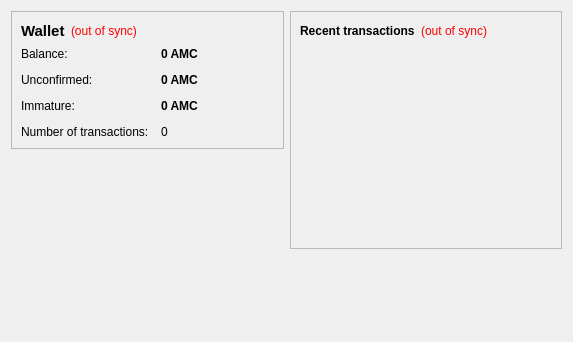
<?xml version="1.0" encoding="UTF-8"?>
<ui version="4.0">
 <class>OverviewPage</class>
 <widget class="QWidget" name="OverviewPage">
  <property name="geometry">
   <rect>
    <x>0</x>
    <y>0</y>
    <width>573</width>
    <height>342</height>
   </rect>
  </property>
  <property name="windowTitle">
   <string>Form</string>
  </property>
  <layout class="QHBoxLayout" name="horizontalLayout" stretch="1,1">
   <item>
    <layout class="QVBoxLayout" name="verticalLayout_2">
     <item>
      <widget class="QFrame" name="frame">
       <property name="frameShape">
        <enum>QFrame::StyledPanel</enum>
       </property>
       <property name="frameShadow">
        <enum>QFrame::Raised</enum>
       </property>
       <layout class="QVBoxLayout" name="verticalLayout_4">
        <item>
         <layout class="QHBoxLayout" name="horizontalLayout_4">
          <item>
           <widget class="QLabel" name="label_5">
            <property name="font">
             <font>
              <pointsize>11</pointsize>
              <weight>75</weight>
              <bold>true</bold>
             </font>
            </property>
            <property name="text">
             <string>Wallet</string>
            </property>
           </widget>
          </item>
          <item>
           <widget class="QLabel" name="labelWalletStatus">
            <property name="toolTip">
             <string>The displayed information may be out of date. Your wallet automatically synchronizes with the AmCoin network after a connection is established, but this process has not completed yet.</string>
            </property>
            <property name="styleSheet">
             <string notr="true">QLabel { color: red; }</string>
            </property>
            <property name="text">
             <string notr="true">(out of sync)</string>
            </property>
            <property name="alignment">
             <set>Qt::AlignLeading|Qt::AlignLeft|Qt::AlignVCenter</set>
            </property>
           </widget>
          </item>
          <item>
           <spacer name="horizontalSpacer_2">
            <property name="orientation">
             <enum>Qt::Horizontal</enum>
            </property>
            <property name="sizeHint" stdset="0">
             <size>
              <width>40</width>
              <height>20</height>
             </size>
            </property>
           </spacer>
          </item>
         </layout>
        </item>
        <item>
         <layout class="QFormLayout" name="formLayout_2">
          <property name="fieldGrowthPolicy">
           <enum>QFormLayout::AllNonFixedFieldsGrow</enum>
          </property>
          <property name="horizontalSpacing">
           <number>12</number>
          </property>
          <property name="verticalSpacing">
           <number>12</number>
          </property>
          <item row="0" column="0">
           <widget class="QLabel" name="label">
            <property name="text">
             <string>Balance:</string>
            </property>
           </widget>
          </item>
          <item row="0" column="1">
           <widget class="QLabel" name="labelBalance">
            <property name="font">
             <font>
              <weight>75</weight>
              <bold>true</bold>
             </font>
            </property>
            <property name="cursor">
             <cursorShape>IBeamCursor</cursorShape>
            </property>
            <property name="toolTip">
             <string>Your current balance</string>
            </property>
            <property name="text">
             <string notr="true">0 AMC</string>
            </property>
            <property name="textInteractionFlags">
             <set>Qt::LinksAccessibleByMouse|Qt::TextSelectableByKeyboard|Qt::TextSelectableByMouse</set>
            </property>
           </widget>
          </item>
          <item row="1" column="0">
           <widget class="QLabel" name="label_3">
            <property name="text">
             <string>Unconfirmed:</string>
            </property>
           </widget>
          </item>
          <item row="1" column="1">
           <widget class="QLabel" name="labelUnconfirmed">
            <property name="font">
             <font>
              <weight>75</weight>
              <bold>true</bold>
             </font>
            </property>
            <property name="cursor">
             <cursorShape>IBeamCursor</cursorShape>
            </property>
            <property name="toolTip">
             <string>Total of transactions that have yet to be confirmed, and do not yet count toward the current balance</string>
            </property>
            <property name="text">
             <string notr="true">0 AMC</string>
            </property>
            <property name="textInteractionFlags">
             <set>Qt::LinksAccessibleByMouse|Qt::TextSelectableByKeyboard|Qt::TextSelectableByMouse</set>
            </property>
           </widget>
          </item>
          <item row="3" column="0">
           <widget class="QLabel" name="label_2">
            <property name="text">
             <string>Number of transactions:</string>
            </property>
           </widget>
          </item>
          <item row="3" column="1">
           <widget class="QLabel" name="labelNumTransactions">
            <property name="toolTip">
             <string>Total number of transactions in wallet</string>
            </property>
            <property name="text">
             <string notr="true">0</string>
            </property>
           </widget>
          </item>
          <item row="2" column="0">
           <widget class="QLabel" name="labelImmatureText">
            <property name="text">
             <string>Immature:</string>
            </property>
           </widget>
          </item>
          <item row="2" column="1">
           <widget class="QLabel" name="labelImmature">
            <property name="font">
             <font>
              <weight>75</weight>
              <bold>true</bold>
             </font>
            </property>
            <property name="toolTip">
             <string>Mined balance that has not yet matured</string>
            </property>
            <property name="text">
             <string notr="true">0 AMC</string>
            </property>
            <property name="textInteractionFlags">
             <set>Qt::LinksAccessibleByMouse|Qt::TextSelectableByKeyboard|Qt::TextSelectableByMouse</set>
            </property>
           </widget>
          </item>
         </layout>
        </item>
       </layout>
      </widget>
     </item>
     <item>
      <spacer name="verticalSpacer">
       <property name="orientation">
        <enum>Qt::Vertical</enum>
       </property>
       <property name="sizeHint" stdset="0">
        <size>
         <width>20</width>
         <height>40</height>
        </size>
       </property>
      </spacer>
     </item>
    </layout>
   </item>
   <item>
    <layout class="QVBoxLayout" name="verticalLayout_3">
     <item>
      <widget class="QFrame" name="frame_2">
       <property name="frameShape">
        <enum>QFrame::StyledPanel</enum>
       </property>
       <property name="frameShadow">
        <enum>QFrame::Raised</enum>
       </property>
       <layout class="QVBoxLayout" name="verticalLayout">
        <item>
         <layout class="QHBoxLayout" name="horizontalLayout_2">
          <item>
           <widget class="QLabel" name="label_4">
            <property name="text">
             <string>&lt;b&gt;Recent transactions&lt;/b&gt;</string>
            </property>
           </widget>
          </item>
          <item>
           <widget class="QLabel" name="labelTransactionsStatus">
            <property name="toolTip">
             <string>The displayed information may be out of date. Your wallet automatically synchronizes with the AmCoin network after a connection is established, but this process has not completed yet.</string>
            </property>
            <property name="styleSheet">
             <string notr="true">QLabel { color: red; }</string>
            </property>
            <property name="text">
             <string notr="true">(out of sync)</string>
            </property>
            <property name="alignment">
             <set>Qt::AlignRight|Qt::AlignTrailing|Qt::AlignVCenter</set>
            </property>
           </widget>
          </item>
          <item>
           <spacer name="horizontalSpacer">
            <property name="orientation">
             <enum>Qt::Horizontal</enum>
            </property>
            <property name="sizeHint" stdset="0">
             <size>
              <width>40</width>
              <height>20</height>
             </size>
            </property>
           </spacer>
          </item>
         </layout>
        </item>
        <item>
         <widget class="QListView" name="listTransactions">
          <property name="styleSheet">
           <string notr="true">QListView { background: transparent; }</string>
          </property>
          <property name="frameShape">
           <enum>QFrame::NoFrame</enum>
          </property>
          <property name="verticalScrollBarPolicy">
           <enum>Qt::ScrollBarAlwaysOff</enum>
          </property>
          <property name="horizontalScrollBarPolicy">
           <enum>Qt::ScrollBarAlwaysOff</enum>
          </property>
          <property name="selectionMode">
           <enum>QAbstractItemView::NoSelection</enum>
          </property>
         </widget>
        </item>
       </layout>
      </widget>
     </item>
     <item>
      <spacer name="verticalSpacer_2">
       <property name="orientation">
        <enum>Qt::Vertical</enum>
       </property>
       <property name="sizeHint" stdset="0">
        <size>
         <width>20</width>
         <height>40</height>
        </size>
       </property>
      </spacer>
     </item>
    </layout>
   </item>
  </layout>
 </widget>
 <resources/>
 <connections/>
</ui>
